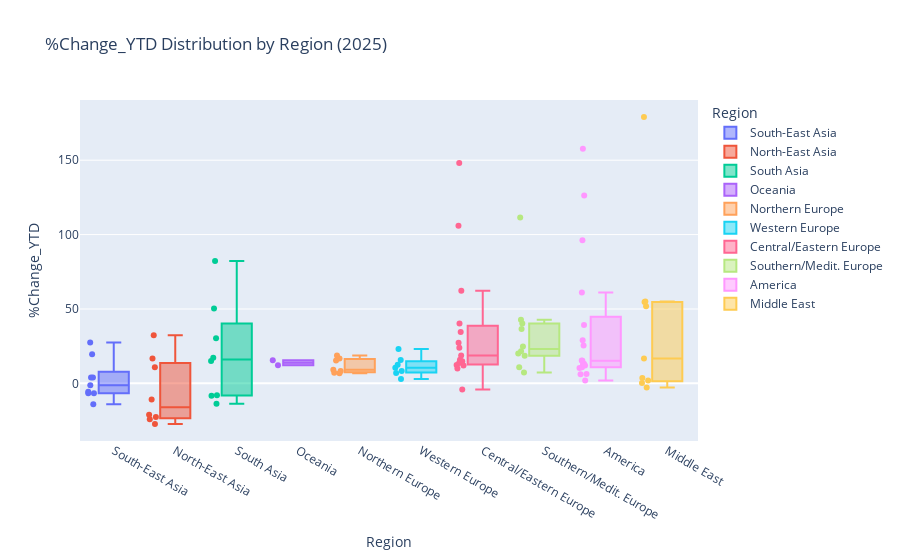
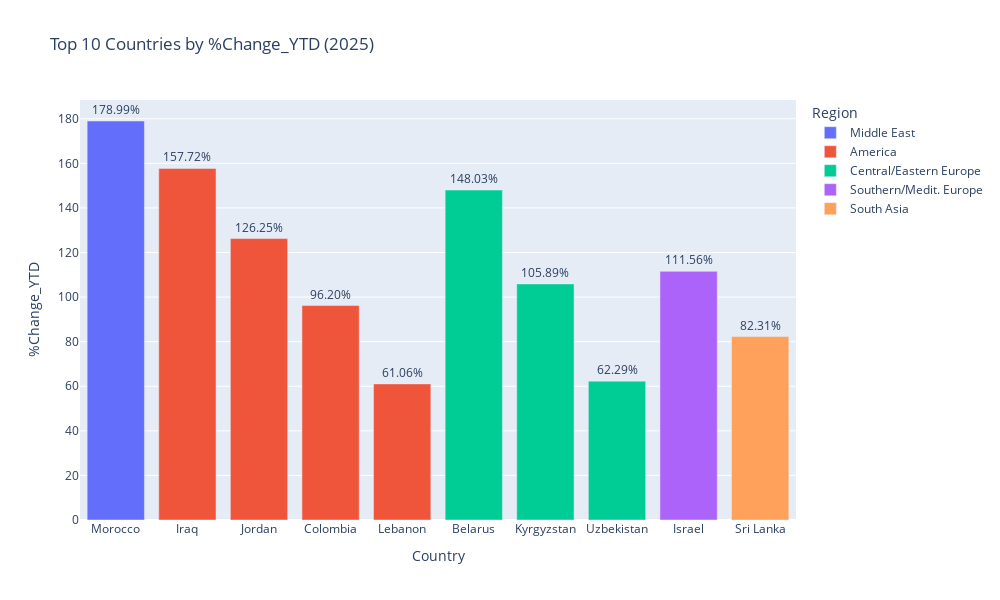

Here is the notebook cell these charts were saved with, in order:
### Code cell
import plotly.express as px

# ฟิลเตอร์เฉพาะข้อมูลปี 2025 และข้อมูลที่มี %Change_YTD
ytd_data = final_df_allmonths[(final_df_allmonths['Year'] == 2025) & (final_df_allmonths['%Change_YTD'].notna())]

# ลบค่าซ้ำให้เหลือเพียงค่า %Change_YTD ต่อประเทศเดียว
ytd_unique = ytd_data.drop_duplicates(subset=['Country'])

# 1. กราฟเปรียบเทียบ %Change_YTD ต่อภูมิภาค
fig_region = px.box(ytd_unique, x='Region', y='%Change_YTD',
                    title='%Change_YTD Distribution by Region (2025)',
                    points="all", color='Region')

# 2. Top ประเทศที่เติบโตสูงสุดในไตรมาสแรก
top_countries = ytd_unique.sort_values(by='%Change_YTD', ascending=False).head(10)
fig_top10 = px.bar(top_countries, x='Country', y='%Change_YTD',
                   color='Region', text='%Change_YTD',
                   title='Top 10 Countries by %Change_YTD (2025)',width=1000, height=600)

fig_top10.update_traces(texttemplate='%{text:.2f}%', textposition='outside')

# 3. Heatmap ของ %Change_YTD ทั่วโลก
fig_heatmap = px.choropleth(ytd_unique, locations='Country', locationmode='country names',
                            color='%Change_YTD', hover_name='Country',
                            color_continuous_scale='RdYlGn',
                            title='%Change_YTD by Country (2025)',width=1000, height=700)

fig_region.show()
fig_top10.show()
fig_heatmap.show()

### Figure 1 — Plotly figure (JSON) as saved in the notebook; plotly's stock layout.template omitted (floating-point values rounded to 4 significant figures)
{"data": [{"alignmentgroup": "True", "boxpoints": "all", "hovertemplate": "Region=%{x}<br>%Change_YTD=%{y}<extra></extra>", "legendgroup": "South-East Asia", "marker": {"color": "#636efa"}, "name": "South-East Asia", "notched": false, "offsetgroup": "South-East Asia", "orientation": "v", "showlegend": true, "type": "box", "x": ["South-East Asia", "South-East Asia", "South-East Asia", "South-East Asia", "South-East Asia", "South-East Asia", "South-East Asia", "South-East Asia", "South-East Asia"], "x0": " ", "xaxis": "x", "y": [-6.61, -6.61, 3.91, -14.08, -1.29, 19.49, 27.45, 3.9, -5.66], "y0": " ", "yaxis": "y"}, {"alignmentgroup": "True", "boxpoints": "all", "hovertemplate": "Region=%{x}<br>%Change_YTD=%{y}<extra></extra>", "legendgroup": "North-East Asia", "marker": {"color": "#EF553B"}, "name": "North-East Asia", "notched": false, "offsetgroup": "North-East Asia", "orientation": "v", "showlegend": true, "type": "box", "x": ["North-East Asia", "North-East Asia", "North-East Asia", "North-East Asia", "North-East Asia", "North-East Asia", "North-East Asia", "North-East Asia"], "x0": " ", "xaxis": "x", "y": [-24.19, -22.59, 16.7, -27.27, -10.9, -21.11, 32.39, 10.82], "y0": " ", "yaxis": "y"}, {"alignmentgroup": "True", "boxpoints": "all", "hovertemplate": "Region=%{x}<br>%Change_YTD=%{y}<extra></extra>", "legendgroup": "South Asia", "marker": {"color": "#00cc96"}, "name": "South Asia", "notched": false, "offsetgroup": "South Asia", "orientation": "v", "showlegend": true, "type": "box", "x": ["South Asia", "South Asia", "South Asia", "South Asia", "South Asia", "South Asia", "South Asia", "South Asia"], "x0": " ", "xaxis": "x", "y": [-13.63, 50.26, 14.97, -8.05, -8.4, 30.34, 17.22, 82.31], "y0": " ", "yaxis": "y"}, {"alignmentgroup": "True", "boxpoints": "all", "hovertemplate": "Region=%{x}<br>%Change_YTD=%{y}<extra></extra>", "legendgroup": "Oceania", "marker": {"color": "#ab63fa"}, "name": "Oceania", "notched": false, "offsetgroup": "Oceania", "orientation": "v", "showlegend": true, "type": "box", "x": ["Oceania", "Oceania"], "x0": " ", "xaxis": "x", "y": [15.62, 12.11], "y0": " ", "yaxis": "y"}, {"alignmentgroup": "True", "boxpoints": "all", "hovertemplate": "Region=%{x}<br>%Change_YTD=%{y}<extra></extra>", "legendgroup": "Northern Europe", "marker": {"color": "#FFA15A"}, "name": "Northern Europe", "notched": false, "offsetgroup": "Northern Europe", "orientation": "v", "showlegend": true, "type": "box", "x": ["Northern Europe", "Northern Europe", "Northern Europe", "Northern Europe", "Northern Europe", "Northern Europe", "Northern Europe"], "x0": " ", "xaxis": "x", "y": [6.88, 7.09, 16.77, 8.38, 18.8, 9.23, 15.36], "y0": " ", "yaxis": "y"}, {"alignmentgroup": "True", "boxpoints": "all", "hovertemplate": "Region=%{x}<br>%Change_YTD=%{y}<extra></extra>", "legendgroup": "Western Europe", "marker": {"color": "#19d3f3"}, "name": "Western Europe", "notched": false, "offsetgroup": "Western Europe", "orientation": "v", "showlegend": true, "type": "box", "x": ["Western Europe", "Western Europe", "Western Europe", "Western Europe", "Western Europe", "Western Europe", "Western Europe"], "x0": " ", "xaxis": "x", "y": [10.55, 12.46, 23.08, 8.32, 6.89, 15.64, 2.91], "y0": " ", "yaxis": "y"}, {"alignmentgroup": "True", "boxpoints": "all", "hovertemplate": "Region=%{x}<br>%Change_YTD=%{y}<extra></extra>", "legendgroup": "Central/Eastern Europe", "marker": {"color": "#FF6692"}, "name": "Central/Eastern Europe", "notched": false, "offsetgroup": "Central/Eastern Europe", "orientation": "v", "showlegend": true, "type": "box", "x": ["Central/Eastern Europe", "Central/Eastern Europe", "Central/Eastern Europe", "Central/Eastern Europe", "Central/Eastern Europe", "Central/Eastern Europe", "Central/Eastern Europe", "Central/Eastern Europe", "Central/Eastern Europe", "Central/Eastern Europe", "Central/Eastern Europe", "Central/Eastern Europe", "Central/Eastern Europe", "Central/Eastern Europe", "Central/Eastern Europe"], "x0": " ", "xaxis": "x", "y": [148.0, 18.76, 10.02, 23.98, 13.73, -4.11, 105.9, 14.88, 12.35, 34.51, 40.22, 15.96, 27.29, 12.05, 62.29], "y0": " ", "yaxis": "y"}, {"alignmentgroup": "True", "boxpoints": "all", "hovertemplate": "Region=%{x}<br>%Change_YTD=%{y}<extra></extra>", "legendgroup": "Southern/Medit. Europe", "marker": {"color": "#B6E880"}, "name": "Southern/Medit. Europe", "notched": false, "offsetgroup": "Southern/Medit. Europe", "orientation": "v", "showlegend": true, "type": "box", "x": ["Southern/Medit. Europe", "Southern/Medit. Europe", "Southern/Medit. Europe", "Southern/Medit. Europe", "Southern/Medit. Europe", "Southern/Medit. Europe", "Southern/Medit. Europe", "Southern/Medit. Europe", "Southern/Medit. Europe", "Southern/Medit. Europe"], "x0": " ", "xaxis": "x", "y": [42.8, 40.25, 18.6, 111.6, 24.78, 7.39, 21.55, 20.02, 10.88, 36.48], "y0": " ", "yaxis": "y"}, {"alignmentgroup": "True", "boxpoints": "all", "hovertemplate": "Region=%{x}<br>%Change_YTD=%{y}<extra></extra>", "legendgroup": "America", "marker": {"color": "#FF97FF"}, "name": "America", "notched": false, "offsetgroup": "America", "orientation": "v", "showlegend": true, "type": "box", "x": ["America", "America", "America", "America", "America", "America", "America", "America", "America", "America", "America", "America", "America", "America", "America", "America", "America"], "x0": " ", "xaxis": "x", "y": [12.03, 15.38, 25.39, 10.35, 6.31, 96.2, 10.91, 15.24, 6.12, 28.94, 157.7, 126.2, 1.94, 61.06, 13.25, 39.25, 12.83], "y0": " ", "yaxis": "y"}, {"alignmentgroup": "True", "boxpoints": "all", "hovertemplate": "Region=%{x}<br>%Change_YTD=%{y}<extra></extra>", "legendgroup": "Middle East", "marker": {"color": "#FECB52"}, "name": "Middle East", "notched": false, "offsetgroup": "Middle East", "orientation": "v", "showlegend": true, "type": "box", "x": ["Middle East", "Middle East", "Middle East", "Middle East", "Middle East", "Middle East", "Middle East", "Middle East", "Middle East"], "x0": " ", "xaxis": "x", "y": [16.65, 54.69, 179.0, -2.83, 3.67, 0.2, 51.89, 55, 1.91], "y0": " ", "yaxis": "y"}], "layout": {"boxmode": "overlay", "legend": {"title": {"text": "Region"}, "tracegroupgap": 0}, "title": {"text": "%Change_YTD Distribution by Region (2025)"}, "xaxis": {"anchor": "y", "categoryarray": ["South-East Asia", "North-East Asia", "South Asia", "Oceania", "Northern Europe", "Western Europe", "Central/Eastern Europe", "Southern/Medit. Europe", "America", "Middle East"], "categoryorder": "array", "domain": [0, 1], "title": {"text": "Region"}}, "yaxis": {"anchor": "x", "domain": [0, 1], "title": {"text": "%Change_YTD"}}}}

### Figure 2 — Plotly figure (JSON) as saved in the notebook; plotly's stock layout.template omitted (floating-point values rounded to 4 significant figures)
{"data": [{"alignmentgroup": "True", "hovertemplate": "Region=Middle East<br>Country=%{x}<br>%Change_YTD=%{text}<extra></extra>", "legendgroup": "Middle East", "marker": {"color": "#636efa", "pattern": {"shape": ""}}, "name": "Middle East", "offsetgroup": "Middle East", "orientation": "v", "showlegend": true, "text": [179.0], "textposition": "outside", "texttemplate": "%{text:.2f}%", "type": "bar", "x": ["Morocco"], "xaxis": "x", "y": [179.0], "yaxis": "y"}, {"alignmentgroup": "True", "hovertemplate": "Region=America<br>Country=%{x}<br>%Change_YTD=%{text}<extra></extra>", "legendgroup": "America", "marker": {"color": "#EF553B", "pattern": {"shape": ""}}, "name": "America", "offsetgroup": "America", "orientation": "v", "showlegend": true, "text": [157.7, 126.2, 96.2, 61.06], "textposition": "outside", "texttemplate": "%{text:.2f}%", "type": "bar", "x": ["Iraq", "Jordan", "Colombia", "Lebanon"], "xaxis": "x", "y": [157.7, 126.2, 96.2, 61.06], "yaxis": "y"}, {"alignmentgroup": "True", "hovertemplate": "Region=Central/Eastern Europe<br>Country=%{x}<br>%Change_YTD=%{text}<extra></extra>", "legendgroup": "Central/Eastern Europe", "marker": {"color": "#00cc96", "pattern": {"shape": ""}}, "name": "Central/Eastern Europe", "offsetgroup": "Central/Eastern Europe", "orientation": "v", "showlegend": true, "text": [148.0, 105.9, 62.29], "textposition": "outside", "texttemplate": "%{text:.2f}%", "type": "bar", "x": ["Belarus", "Kyrgyzstan", "Uzbekistan"], "xaxis": "x", "y": [148.0, 105.9, 62.29], "yaxis": "y"}, {"alignmentgroup": "True", "hovertemplate": "Region=Southern/Medit. Europe<br>Country=%{x}<br>%Change_YTD=%{text}<extra></extra>", "legendgroup": "Southern/Medit. Europe", "marker": {"color": "#ab63fa", "pattern": {"shape": ""}}, "name": "Southern/Medit. Europe", "offsetgroup": "Southern/Medit. Europe", "orientation": "v", "showlegend": true, "text": [111.6], "textposition": "outside", "texttemplate": "%{text:.2f}%", "type": "bar", "x": ["Israel"], "xaxis": "x", "y": [111.6], "yaxis": "y"}, {"alignmentgroup": "True", "hovertemplate": "Region=South Asia<br>Country=%{x}<br>%Change_YTD=%{text}<extra></extra>", "legendgroup": "South Asia", "marker": {"color": "#FFA15A", "pattern": {"shape": ""}}, "name": "South Asia", "offsetgroup": "South Asia", "orientation": "v", "showlegend": true, "text": [82.31], "textposition": "outside", "texttemplate": "%{text:.2f}%", "type": "bar", "x": ["Sri Lanka"], "xaxis": "x", "y": [82.31], "yaxis": "y"}], "layout": {"barmode": "relative", "height": 600, "legend": {"title": {"text": "Region"}, "tracegroupgap": 0}, "title": {"text": "Top 10 Countries by %Change_YTD (2025)"}, "width": 1000, "xaxis": {"anchor": "y", "domain": [0, 1], "title": {"text": "Country"}}, "yaxis": {"anchor": "x", "domain": [0, 1], "title": {"text": "%Change_YTD"}}}}
